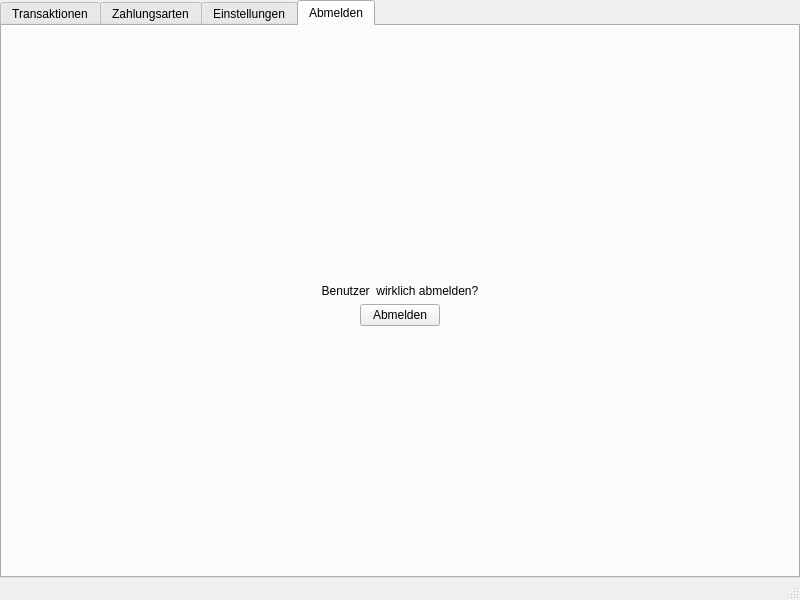
<?xml version="1.0" encoding="UTF-8"?>
<ui version="4.0">
 <class>BenutzerWindow</class>
 <widget class="QMainWindow" name="BenutzerWindow">
  <property name="geometry">
   <rect>
    <x>0</x>
    <y>0</y>
    <width>800</width>
    <height>600</height>
   </rect>
  </property>
  <property name="windowTitle">
   <string>BenutzerWindow</string>
  </property>
  <widget class="QWidget" name="centralWidget">
   <layout class="QHBoxLayout" name="horizontalLayout">
    <property name="spacing">
     <number>0</number>
    </property>
    <property name="leftMargin">
     <number>0</number>
    </property>
    <property name="topMargin">
     <number>0</number>
    </property>
    <property name="rightMargin">
     <number>0</number>
    </property>
    <property name="bottomMargin">
     <number>0</number>
    </property>
    <item>
     <layout class="QVBoxLayout" name="mainLayout">
      <property name="spacing">
       <number>0</number>
      </property>
      <item>
       <widget class="QTabWidget" name="mainTabWidget">
        <property name="autoFillBackground">
         <bool>false</bool>
        </property>
        <property name="currentIndex">
         <number>3</number>
        </property>
        <property name="elideMode">
         <enum>Qt::ElideLeft</enum>
        </property>
        <property name="documentMode">
         <bool>false</bool>
        </property>
        <widget class="QWidget" name="transaktionenTab">
         <attribute name="icon">
          <iconset>
           <normaloff>resources/transactions.png</normaloff>resources/transactions.png</iconset>
         </attribute>
         <attribute name="title">
          <string>Transaktionen</string>
         </attribute>
         <layout class="QVBoxLayout" name="verticalLayout_3">
          <property name="spacing">
           <number>0</number>
          </property>
          <property name="leftMargin">
           <number>0</number>
          </property>
          <property name="topMargin">
           <number>0</number>
          </property>
          <property name="rightMargin">
           <number>0</number>
          </property>
          <property name="bottomMargin">
           <number>0</number>
          </property>
          <item>
           <layout class="QVBoxLayout" name="transaktionenTabLayout">
            <property name="leftMargin">
             <number>0</number>
            </property>
            <property name="topMargin">
             <number>2</number>
            </property>
            <property name="rightMargin">
             <number>0</number>
            </property>
            <property name="bottomMargin">
             <number>0</number>
            </property>
            <item>
             <widget class="QTabWidget" name="transaktionenTabWidget">
              <property name="currentIndex">
               <number>0</number>
              </property>
              <widget class="QWidget" name="transaktionenListeTab">
               <property name="autoFillBackground">
                <bool>false</bool>
               </property>
               <attribute name="icon">
                <iconset>
                 <normaloff>resources/overview.png</normaloff>resources/overview.png</iconset>
               </attribute>
               <attribute name="title">
                <string>Übersicht</string>
               </attribute>
               <layout class="QVBoxLayout" name="verticalLayout">
                <property name="leftMargin">
                 <number>0</number>
                </property>
                <property name="topMargin">
                 <number>0</number>
                </property>
                <property name="rightMargin">
                 <number>0</number>
                </property>
                <property name="bottomMargin">
                 <number>0</number>
                </property>
                <item>
                 <layout class="QVBoxLayout" name="listeLayout">
                  <property name="sizeConstraint">
                   <enum>QLayout::SetDefaultConstraint</enum>
                  </property>
                  <property name="leftMargin">
                   <number>0</number>
                  </property>
                  <property name="topMargin">
                   <number>2</number>
                  </property>
                  <property name="rightMargin">
                   <number>0</number>
                  </property>
                  <property name="bottomMargin">
                   <number>0</number>
                  </property>
                  <item>
                   <layout class="QGridLayout" name="filterLayout">
                    <property name="sizeConstraint">
                     <enum>QLayout::SetNoConstraint</enum>
                    </property>
                    <property name="leftMargin">
                     <number>0</number>
                    </property>
                    <property name="topMargin">
                     <number>2</number>
                    </property>
                    <property name="rightMargin">
                     <number>0</number>
                    </property>
                    <property name="bottomMargin">
                     <number>0</number>
                    </property>
                    <item row="1" column="1">
                     <widget class="QDateEdit" name="bisDate">
                      <property name="calendarPopup">
                       <bool>true</bool>
                      </property>
                      <property name="date">
                       <date>
                        <year>2017</year>
                        <month>6</month>
                        <day>6</day>
                       </date>
                      </property>
                     </widget>
                    </item>
                    <item row="0" column="0">
                     <widget class="QLabel" name="vonLabel">
                      <property name="text">
                       <string>Von</string>
                      </property>
                     </widget>
                    </item>
                    <item row="1" column="0">
                     <widget class="QDateEdit" name="vonDate">
                      <property name="calendarPopup">
                       <bool>true</bool>
                      </property>
                     </widget>
                    </item>
                    <item row="0" column="1">
                     <widget class="QLabel" name="bisLabel">
                      <property name="text">
                       <string>Bis</string>
                      </property>
                     </widget>
                    </item>
                    <item row="0" column="2">
                     <widget class="QLabel" name="kategorieLabel">
                      <property name="text">
                       <string>Kategorie</string>
                      </property>
                     </widget>
                    </item>
                    <item row="0" column="3">
                     <widget class="QLabel" name="zahlungsartLabel">
                      <property name="text">
                       <string>Zahlungsart</string>
                      </property>
                     </widget>
                    </item>
                    <item row="1" column="2">
                     <widget class="QComboBox" name="kategorieComboBox"/>
                    </item>
                    <item row="1" column="3">
                     <widget class="QComboBox" name="zahlungsartComboBox"/>
                    </item>
                   </layout>
                  </item>
                  <item>
                   <widget class="QColumnView" name="transaktionenColumnView"/>
                  </item>
                  <item>
                   <layout class="QHBoxLayout" name="optionsLayout">
                    <item>
                     <widget class="QPushButton" name="editButton">
                      <property name="maximumSize">
                       <size>
                        <width>100</width>
                        <height>25</height>
                       </size>
                      </property>
                      <property name="layoutDirection">
                       <enum>Qt::LeftToRight</enum>
                      </property>
                      <property name="text">
                       <string>Ändern</string>
                      </property>
                      <property name="icon">
                       <iconset>
                        <normaloff>resources/edit.png</normaloff>resources/edit.png</iconset>
                      </property>
                      <property name="flat">
                       <bool>false</bool>
                      </property>
                     </widget>
                    </item>
                    <item>
                     <widget class="QPushButton" name="deleteButton">
                      <property name="maximumSize">
                       <size>
                        <width>100</width>
                        <height>25</height>
                       </size>
                      </property>
                      <property name="text">
                       <string>Entfernen</string>
                      </property>
                      <property name="icon">
                       <iconset>
                        <normaloff>resources/remove.png</normaloff>resources/remove.png</iconset>
                      </property>
                     </widget>
                    </item>
                   </layout>
                  </item>
                 </layout>
                </item>
               </layout>
              </widget>
              <widget class="QWidget" name="transaktionenNeuTab">
               <attribute name="icon">
                <iconset>
                 <normaloff>resources/add.png</normaloff>resources/add.png</iconset>
               </attribute>
               <attribute name="title">
                <string>Neue Transaktion</string>
               </attribute>
               <layout class="QVBoxLayout" name="verticalLayout_4">
                <property name="leftMargin">
                 <number>0</number>
                </property>
                <property name="topMargin">
                 <number>2</number>
                </property>
                <property name="rightMargin">
                 <number>0</number>
                </property>
                <property name="bottomMargin">
                 <number>0</number>
                </property>
                <item>
                 <layout class="QVBoxLayout" name="transaktionenNeuTabLayout">
                  <item>
                   <layout class="QFormLayout" name="formLayout">
                    <property name="fieldGrowthPolicy">
                     <enum>QFormLayout::FieldsStayAtSizeHint</enum>
                    </property>
                    <property name="labelAlignment">
                     <set>Qt::AlignRight|Qt::AlignTrailing|Qt::AlignVCenter</set>
                    </property>
                    <property name="formAlignment">
                     <set>Qt::AlignHCenter|Qt::AlignTop</set>
                    </property>
                    <property name="leftMargin">
                     <number>0</number>
                    </property>
                    <property name="topMargin">
                     <number>12</number>
                    </property>
                    <item row="1" column="0">
                     <widget class="QLabel" name="label">
                      <property name="text">
                       <string>Betrag</string>
                      </property>
                     </widget>
                    </item>
                    <item row="1" column="1">
                     <widget class="QDoubleSpinBox" name="doubleSpinBox">
                      <property name="minimumSize">
                       <size>
                        <width>80</width>
                        <height>0</height>
                       </size>
                      </property>
                      <property name="maximumSize">
                       <size>
                        <width>80</width>
                        <height>16777215</height>
                       </size>
                      </property>
                      <property name="minimum">
                       <double>-99999999.000000000000000</double>
                      </property>
                      <property name="maximum">
                       <double>99999999.000000000000000</double>
                      </property>
                     </widget>
                    </item>
                    <item row="2" column="0">
                     <widget class="QLabel" name="label_2">
                      <property name="text">
                       <string>Datum</string>
                      </property>
                     </widget>
                    </item>
                    <item row="2" column="1">
                     <widget class="QDateEdit" name="dateEdit">
                      <property name="minimumSize">
                       <size>
                        <width>80</width>
                        <height>0</height>
                       </size>
                      </property>
                      <property name="maximumSize">
                       <size>
                        <width>80</width>
                        <height>16777215</height>
                       </size>
                      </property>
                      <property name="calendarPopup">
                       <bool>true</bool>
                      </property>
                     </widget>
                    </item>
                    <item row="3" column="0">
                     <widget class="QLabel" name="label_3">
                      <property name="text">
                       <string>Kategorie</string>
                      </property>
                     </widget>
                    </item>
                    <item row="3" column="1">
                     <widget class="QComboBox" name="comboBox">
                      <property name="minimumSize">
                       <size>
                        <width>80</width>
                        <height>0</height>
                       </size>
                      </property>
                      <property name="maximumSize">
                       <size>
                        <width>100</width>
                        <height>16777215</height>
                       </size>
                      </property>
                     </widget>
                    </item>
                    <item row="5" column="0">
                     <widget class="QLabel" name="label_4">
                      <property name="text">
                       <string>Beschreibung</string>
                      </property>
                     </widget>
                    </item>
                    <item row="5" column="1">
                     <widget class="QTextEdit" name="textEdit">
                      <property name="maximumSize">
                       <size>
                        <width>16777215</width>
                        <height>100</height>
                       </size>
                      </property>
                     </widget>
                    </item>
                    <item row="4" column="0">
                     <widget class="QLabel" name="label_5">
                      <property name="text">
                       <string>Zahlungsart</string>
                      </property>
                     </widget>
                    </item>
                    <item row="4" column="1">
                     <widget class="QComboBox" name="comboBox_2">
                      <property name="minimumSize">
                       <size>
                        <width>80</width>
                        <height>0</height>
                       </size>
                      </property>
                      <property name="maximumSize">
                       <size>
                        <width>80</width>
                        <height>16777215</height>
                       </size>
                      </property>
                     </widget>
                    </item>
                    <item row="7" column="1">
                     <widget class="QPushButton" name="pushButton">
                      <property name="enabled">
                       <bool>false</bool>
                      </property>
                      <property name="text">
                       <string>Hinzufügen</string>
                      </property>
                      <property name="icon">
                       <iconset>
                        <normaloff>resources/add.png</normaloff>resources/add.png</iconset>
                      </property>
                     </widget>
                    </item>
                    <item row="6" column="1">
                     <spacer name="verticalSpacer_2">
                      <property name="orientation">
                       <enum>Qt::Vertical</enum>
                      </property>
                      <property name="sizeHint" stdset="0">
                       <size>
                        <width>20</width>
                        <height>40</height>
                       </size>
                      </property>
                     </spacer>
                    </item>
                    <item row="0" column="1">
                     <spacer name="verticalSpacer">
                      <property name="orientation">
                       <enum>Qt::Vertical</enum>
                      </property>
                      <property name="sizeHint" stdset="0">
                       <size>
                        <width>20</width>
                        <height>50</height>
                       </size>
                      </property>
                     </spacer>
                    </item>
                   </layout>
                  </item>
                 </layout>
                </item>
               </layout>
              </widget>
             </widget>
            </item>
           </layout>
          </item>
         </layout>
        </widget>
        <widget class="QWidget" name="zahlungsartenTab">
         <attribute name="icon">
          <iconset>
           <normaloff>resources/paymethods.png</normaloff>resources/paymethods.png</iconset>
         </attribute>
         <attribute name="title">
          <string>Zahlungsarten</string>
         </attribute>
         <layout class="QVBoxLayout" name="verticalLayout_7">
          <item>
           <layout class="QVBoxLayout" name="verticalLayout_6"/>
          </item>
         </layout>
        </widget>
        <widget class="QWidget" name="einstellungenTab">
         <attribute name="icon">
          <iconset>
           <normaloff>resources/settings.png</normaloff>resources/settings.png</iconset>
         </attribute>
         <attribute name="title">
          <string>Einstellungen</string>
         </attribute>
         <layout class="QVBoxLayout" name="verticalLayout_9">
          <item>
           <layout class="QVBoxLayout" name="verticalLayout_5"/>
          </item>
         </layout>
        </widget>
        <widget class="QWidget" name="abmeldenTab">
         <attribute name="icon">
          <iconset>
           <normaloff>resources/exit.png</normaloff>resources/exit.png</iconset>
         </attribute>
         <attribute name="title">
          <string>Abmelden</string>
         </attribute>
         <layout class="QVBoxLayout" name="verticalLayout_8">
          <property name="leftMargin">
           <number>0</number>
          </property>
          <property name="topMargin">
           <number>0</number>
          </property>
          <property name="rightMargin">
           <number>0</number>
          </property>
          <property name="bottomMargin">
           <number>0</number>
          </property>
          <item>
           <layout class="QVBoxLayout" name="abmeldenTabLayout">
            <item alignment="Qt::AlignBottom">
             <widget class="QLabel" name="abmeldenLabel">
              <property name="maximumSize">
               <size>
                <width>16777215</width>
                <height>50</height>
               </size>
              </property>
              <property name="text">
               <string>Benutzer &lt;Benutzer&gt; wirklich abmelden?</string>
              </property>
              <property name="scaledContents">
               <bool>false</bool>
              </property>
              <property name="alignment">
               <set>Qt::AlignBottom|Qt::AlignHCenter</set>
              </property>
             </widget>
            </item>
            <item alignment="Qt::AlignHCenter|Qt::AlignTop">
             <widget class="QPushButton" name="abmeldenButton">
              <property name="sizePolicy">
               <sizepolicy hsizetype="Minimum" vsizetype="Fixed">
                <horstretch>0</horstretch>
                <verstretch>0</verstretch>
               </sizepolicy>
              </property>
              <property name="maximumSize">
               <size>
                <width>100</width>
                <height>50</height>
               </size>
              </property>
              <property name="text">
               <string>Abmelden</string>
              </property>
              <property name="icon">
               <iconset>
                <normaloff>resources/exit.png</normaloff>resources/exit.png</iconset>
              </property>
              <property name="flat">
               <bool>false</bool>
              </property>
             </widget>
            </item>
           </layout>
          </item>
         </layout>
        </widget>
       </widget>
      </item>
     </layout>
    </item>
   </layout>
  </widget>
  <widget class="QMenuBar" name="menuBar">
   <property name="geometry">
    <rect>
     <x>0</x>
     <y>0</y>
     <width>800</width>
     <height>21</height>
    </rect>
   </property>
  </widget>
  <widget class="QStatusBar" name="statusBar"/>
 </widget>
 <layoutdefault spacing="6" margin="11"/>
 <resources/>
 <connections/>
</ui>
